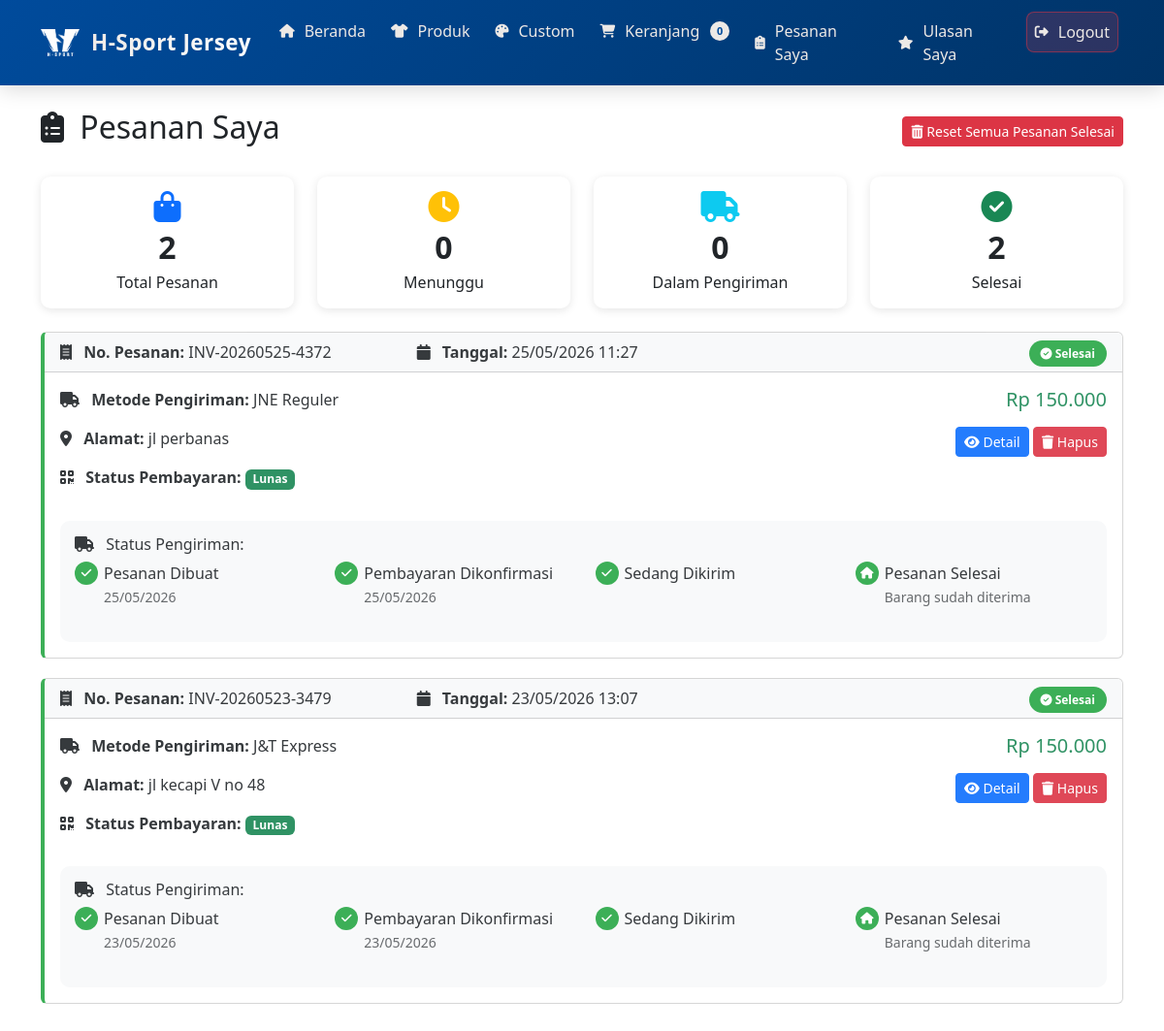
The app's page /orders.php (signed in) with its own data.
### tables this page shows
CREATE TABLE `orders` (
  `id` int(11) NOT NULL,
  `user_id` int(11) NOT NULL,
  `order_number` varchar(50) NOT NULL,
  `total_amount` decimal(12,2) NOT NULL,
  `status` enum('pending','paid','production','shipped','completed','cancelled') DEFAULT 'pending',
  `payment_status` enum('unpaid','paid') DEFAULT 'unpaid',
  `shipping_method` varchar(50) DEFAULT NULL,
  `shipping_address` text DEFAULT NULL,
  `tracking_number` varchar(100) DEFAULT NULL,
  `notes` text DEFAULT NULL,
  `created_at` timestamp NOT NULL DEFAULT current_timestamp(),
  `updated_at` timestamp NOT NULL DEFAULT current_timestamp() ON UPDATE current_timestamp()
);

### orders.php (the view, shortened to what this page needs)
<?php
require_once 'config/database.php';
$user_id = $_SESSION['user_id'];
$stmt = $pdo->prepare("SELECT * FROM orders WHERE user_id = ? ORDER BY created_at DESC");
$stmt->execute([$user_id]);
$orders = $stmt->fetchAll();
$total_orders = count($orders);
$completed_orders = count(array_filter($orders, function($o) { return $o['status'] == 'completed'; }));
$shipped_orders = count(array_filter($orders, function($o) { return $o['status'] == 'shipped'; }));
$pending_orders = count(array_filter($orders, function($o) { return $o['status'] == 'pending'; }));
?>
<!DOCTYPE html>
<html lang="id">
<head>
    <link href="https://cdn.jsdelivr.net/npm/bootstrap@5.3.0/dist/css/bootstrap.min.css" rel="stylesheet">
    <link href="https://cdnjs.cloudflare.com/ajax/libs/font-awesome/6.4.0/css/all.min.css" rel="stylesheet">
</head>
<body>
    <?php include 'includes/navbar.php'; ?>
    <div class="container mt-4">
        <div class="d-flex justify-content-between align-items-center mb-4">
            <h2><i class="fas fa-clipboard-list me-2"></i> Pesanan Saya</h2>
            <?php if($completed_orders > 0): ?>
                <button class="btn btn-danger btn-sm" onclick="confirmReset()">
                    <i class="fas fa-trash-alt"></i> Reset Semua Pesanan Selesai
                </button>
            <?php endif; ?>
        </div>
        <div class="row mb-4">
            <div class="col-md-3">
                <div class="stats-card">
                    <i class="fas fa-shopping-bag fa-2x text-primary"></i>
                    <div class="stats-number"><?php echo $total_orders; ?></div>
                    <div>Total Pesanan</div>
                </div>
            </div>
            <div class="col-md-3">
                <div class="stats-card">
                    <i class="fas fa-clock fa-2x text-warning"></i>
                    <div class="stats-number"><?php echo $pending_orders; ?></div>
                    <div>Menunggu</div>
                </div>
            </div>
            <div class="col-md-3">
                <div class="stats-card">
                    <i class="fas fa-truck fa-2x text-info"></i>
                    <div class="stats-number"><?php echo $shipped_orders; ?></div>
                    <div>Dalam Pengiriman</div>
                </div>
            </div>
            <div class="col-md-3">
                <div class="stats-card">
                    <i class="fas fa-check-circle fa-2x text-success"></i>
                    <div class="stats-number"><?php echo $completed_orders; ?></div>
                    <div>Selesai</div>
                </div>
            </div>
        </div>
        <?php if(empty($orders)): ?>
            <div class="text-center py-5">
                <i class="fas fa-shopping-bag fa-5x text-muted mb-3"></i>
                <h4>Belum ada pesanan</h4>
                <p class="text-muted">Mulai belanja sekarang!</p>
                <a href="products.php" class="btn btn-primary mt-3">Belanja Sekarang</a>
            </div>
        <?php else: ?>
            <?php foreach($orders as $order): ?>
            <div class="card order-card <?php echo $order['status'] == 'completed' ? 'completed' : ''; ?>">
                <div class="card-header bg-light">
                    <div class="row align-items-center">
                        <div class="col-md-4">
                            <strong><i class="fas fa-receipt me-2"></i> No. Pesanan:</strong>
                            <?php echo $order['order_number']; ?>
                        </div>
                        <div class="col-md-3">
                            <strong><i class="fas fa-calendar me-2"></i> Tanggal:</strong>
                            <?php echo date('d/m/Y H:i', strtotime($order['created_at'])); ?>
                        </div>
                        <div class="col-md-5 text-end">
                            <span class="status-badge" style="background: <?php
                                echo $order['status'] == 'completed' ? '#28a745' :
                                    ($order['payment_status'] == 'paid' && $order['status'] == 'shipped' ? '#17a2b8' :
                                    ($order['status'] == 'pending' ? '#ffc107' : '#6c757d'));
                            ?>; color: white;">
                                <?php if($order['status'] == 'completed'): ?>
                                    <i class="fas fa-check-circle"></i> Selesai
                                <?php elseif($order['payment_status'] == 'paid' && $order['status'] == 'shipped'): ?>
                                    <i class="fas fa-truck"></i> Sedang Dikirim
                                <?php elseif($order['payment_status'] == 'paid'): ?>
                                    <i class="fas fa-check-circle"></i> Dibayar
                                <?php elseif($order['status'] == 'pending'): ?>
                                    <i class="fas fa-clock"></i> Menunggu Pembayaran
                                <?php else: ?>
                                    <i class="fas fa-info-circle"></i> <?php echo ucfirst($order['status']); ?>
                                <?php endif; ?>
                            </span>
                        </div>
                    </div>
                </div>
                <div class="card-body">
                    <div class="row">
                        <div class="col-md-8">
                            <p><strong><i class="fas fa-truck me-2"></i> Metode Pengiriman:</strong> <?php echo $order['shipping_method']; ?></p>
                            <p><strong><i class="fas fa-map-marker-alt me-2"></i> Alamat:</strong> <?php echo nl2br($order['shipping_address']); ?></p>
                            <p><strong><i class="fas fa-qrcode me-2"></i> Status Pembayaran:</strong>
                                <span class="badge bg-<?php echo $order['payment_status'] == 'paid' ? 'success' : 'danger'; ?>">
                                    <?php echo $order['payment_status'] == 'paid' ? 'Lunas' : 'Belum Dibayar'; ?>
                                </span>
                            </p>
                        </div>
                        <div class="col-md-4 text-end">
                            <h5 class="text-success">Rp <?php echo number_format($order['total_amount'], 0, ',', '.'); ?></h5>
                            <a href="order-detail.php?id=<?php echo $order['id']; ?>" class="btn btn-primary btn-sm mt-2">
                                <i class="fas fa-eye"></i> Detail
                            </a>
                            <?php if($order['status'] == 'completed'): ?>
                                <button onclick="deleteCompletedOrder(<?php echo $order['id']; ?>)" class="btn btn-danger btn-sm mt-2">
                                    <i class="fas fa-trash"></i> Hapus
                                </button>
                            <?php endif; ?>
                        </div>
                    </div>
                    <div class="tracking-status mt-3">
                        <h6><i class="fas fa-truck me-2"></i> Status Pengiriman:</h6>
                        <div class="row">
                            <div class="col-md-3">
                                <div class="status-line <?php echo $order['payment_status'] == 'paid' || $order['status'] == 'completed' ? 'completed' : ''; ?>">
                                    <div class="status-icon"><i class="fas fa-check"></i></div>
                                    <div>Pesanan Dibuat</div>
                                    <small class="text-muted"><?php echo date('d/m/Y', strtotime($order['created_at'])); ?></small>
                                </div>
                            </div>
                            <div class="col-md-3">
                                <div class="status-line <?php echo $order['payment_status'] == 'paid' ? 'completed' : ''; ?>">
                                    <div class="status-icon"><i class="fas fa-check"></i></div>
                                    <div>Pembayaran Dikonfirmasi</div>
                                    <?php if($order['payment_status'] == 'paid'): ?>
                                        <small class="text-muted"><?php echo date('d/m/Y', strtotime($order['updated_at'])); ?></small>
                                    <?php endif; ?>
                                </div>
                            </div>
                            <div class="col-md-3">
                                <div class="status-line <?php echo $order['status'] == 'shipped' ? 'active' : ($order['status'] == 'completed' ? 'completed' : ''); ?>">
                                    <div class="status-icon">
                                        <?php if($order['status'] == 'shipped'): ?>
                                            <i class="fas fa-truck"></i>
                                        <?php elseif($order['status'] == 'completed'): ?>
                                            <i class="fas fa-check"></i>
                                        <?php else: ?>
                                            <i class="fas fa-clock"></i>
                                        <?php endif; ?>
                                    </div>
                                    <div>Sedang Dikirim</div>
                                </div>
                            </div>
                            <div class="col-md-3">
                                <div class="status-line <?php echo $order['status'] == 'completed' ? 'completed' : ''; ?>">
                                    <div class="status-icon">
                                        <?php if($order['status'] == 'completed'): ?>
                                            <i class="fas fa-home"></i>
                                        <?php else: ?>
                                            <i class="fas fa-hourglass-half"></i>
                                        <?php endif; ?>
                                    </div>
                                    <div>Pesanan Selesai</div>
                                    <?php if($order['status'] == 'completed'): ?>
                                        <small class="text-muted">Barang sudah diterima</small>
                                    <?php endif; ?>
                                </div>
                            </div>
                        </div>
                    </div>
                </div>
            </div>
            <?php endforeach; ?>
        <?php endif; ?>
    </div>
</body>
</html>

### orders.php (style rules this page uses)
.status-badge { padding: 5px 12px; border-radius: 20px; font-size: 12px; font-weight: bold; }
.order-card { border-left: 4px solid #004b9c; margin-bottom: 20px; transition: all 0.3s; position: relative; overflow: hidden; }
.order-card.completed { border-left-color: #28a745; opacity: 0.9; }
.tracking-status { background: #f8f9fa; border-radius: 10px; padding: 15px; margin-top: 10px; }
.status-line { position: relative; padding-left: 30px; margin-bottom: 20px; }
.status-line .status-icon { position: absolute; left: 0; top: 0; width: 24px; height: 24px; border-radius: 50%; background: #e0e0e0; display: flex; align-items: center; justify-content: center; font-size: 12px; }
.status-line.completed .status-icon { background: #28a745; color: white; }
.stats-card { background: white; border-radius: 10px; padding: 15px; text-align: center; box-shadow: 0 2px 10px rgba(0,0,0,0.1); transition: all 0.3s; }
.stats-number { font-size: 2rem; font-weight: bold; }

### records on screen
orders: order_number "INV-20260525-4372", created_at "25/05/2026 11:27", status "completed" (drawn), shipping_method "JNE Reguler", shipping_address "jl perbanas", payment_status "Lunas", total_amount "150.000", created_at "25/05/2026", updated_at "25/05/2026"
orders: order_number "INV-20260523-3479", created_at "23/05/2026 13:07", status "completed" (drawn), shipping_method "J&T Express", shipping_address "jl kecapi V no 48", payment_status "Lunas", total_amount "150.000", created_at "23/05/2026", updated_at "23/05/2026"

### other values on screen
$total_orders "2"
$pending_orders "0"
$shipped_orders "0"
$completed_orders "2"
